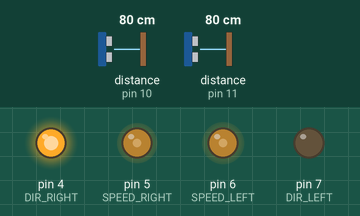
The sketch below on a simulated Arduino Uno, built with avr-gcc and run on an emulated ATmega328P. On the bench: output pins drawn as LEDs (lit = HIGH). Wiring (inferred from the names in the program): 2 × ultrasonic range finder: trigger pin 9, echo pin 10 / trigger pin 12, echo pin 11. Dashed ring = blinking. The test bench sets the inputs (shaded band); at power-on: distance to the obstacle (sensors on pin 10, pin 11) 80 cm. The echo pulse lasts 58.3 µs per cm; pins used as bus, display or sensor lines are not drawn; what the sketch prints to the serial monitor is not drawn.

Above: at 4.9 s.
5.0 s: distance to the obstacle (sensor on pin 10) set to 21 cm
10.1 s: distance to the obstacle (sensor on pin 10) set to 16 cm
At 13.24 s:
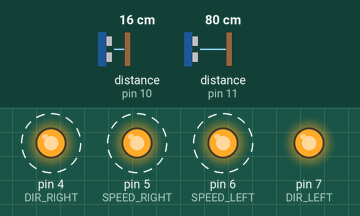
15.8 s: distance to the obstacle (sensor on pin 11) set to 21 cm
20.9 s: distance to the obstacle (sensor on pin 11) set to 17 cm
At 21.56 s:
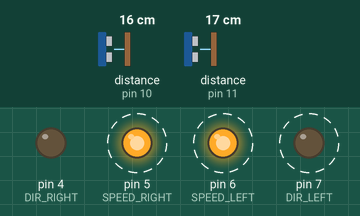
26.0 s: distance to the obstacle (sensor on pin 10) set to 35 cm
At 26.8 s:
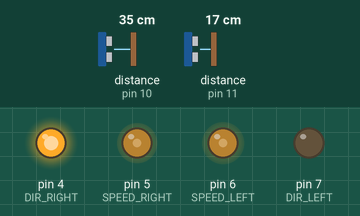
31.1 s: distance to the obstacle (sensor on pin 10) set to 2 cm
At 31.77 s:
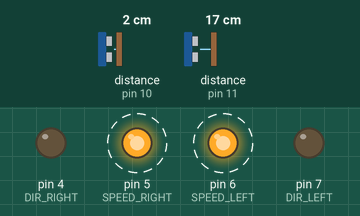
Timing chart, 0 to 37.2 s (numbered marks = the images above; inputs shaded):
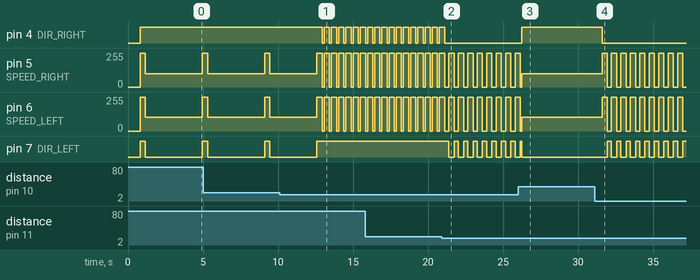

The sketch:

MoveAlgorithm.ino
```cpp
#define DIR_RIGHT 4
#define SPEED_RIGHT 5
#define DIR_LEFT 7
#define SPEED_LEFT 6

#define PIN_TRIG_1 9
#define PIN_ECHO_1 10

#define PIN_TRIG_2 12
#define PIN_ECHO_2 11

long duration_1, cm_1;
long duration_2, cm_2;

unsigned long lastTurnTime = 0;
int turnDuration = 1380;

void setup() {
  for(int i = 4; i <= 7; i++){
    pinMode(i, OUTPUT);
  }
  pinMode(PIN_TRIG_1, OUTPUT);
  pinMode(PIN_ECHO_1, INPUT);
  pinMode(PIN_TRIG_2, OUTPUT);
  pinMode(PIN_ECHO_2, INPUT);
  Serial.begin(9600);
}

void move(bool lforward, bool rforward, int lspeed, int rspeed){
  digitalWrite(DIR_RIGHT, rforward);
  digitalWrite(DIR_LEFT, lforward);
  analogWrite(SPEED_RIGHT, rspeed);
  analogWrite(SPEED_LEFT, lspeed);
}

void forward(int speed){
  move(false, true, speed * 1.02, speed);
}

void back(int speed){
  move(true, false, speed, speed);
}

void stop(){
  move(true, false, 0, 0);
}

void turn(bool left, int speed) {
  int quarterTurnDuration = turnDuration / 4;

  if (left) {
    move(true, true, speed, speed);
    analogWrite(SPEED_RIGHT, speed);
  } else {
    delay(200);
    move(false, false, speed, speed);
    analogWrite(SPEED_LEFT, speed);
  }

  delay(quarterTurnDuration); // Делаем четверть поворота

  while (millis() - lastTurnTime < 3 * quarterTurnDuration) {
  }

  stop();
}

void algo(int dist){
   if (cm_1 < dist && cm_2 < dist) { // Если оба расстояния меньше 10 см
    Serial.println("Расстояние меньше 20 см для обоих датчиков. Поворот направо.");
    turn(false, 255); // Поворот направо

  } else if (cm_1 < dist && cm_2 >= dist) { // Если расстояние спереди меньше 10 см, а слева больше 10 см
    Serial.println("Расстояние спереди меньше 20 см и слева больше 20 см. Поворот налево и движение вперед.");
    turn(true, 255); // Поворот налево

  } else if (cm_2 < dist && cm_1 >= dist) { // Если расстояние слева меньше 10 см, а спереди больше 10 см
    Serial.println("Расстояние слева меньше 20 см и спереди больше 20 см. Движение вперед.");
    forward(100); // Движение вперед

  } else if (cm_2 > dist && cm_1 > dist) { // Если оба расстояние больше 10
    Serial.println("Оба расстояния больше 20. Поворот налево.");
    delay(750);
    turn(true, 255); // Поворот налево
    forward(100);
    delay(3000);
  }
}

void loop() {
  digitalWrite(PIN_TRIG_1, LOW);
  delayMicroseconds(5);
  digitalWrite(PIN_TRIG_1, HIGH);
  delayMicroseconds(10);
  digitalWrite(PIN_TRIG_1, LOW);
  duration_1 = pulseIn(PIN_ECHO_1, HIGH);
  cm_1 = (duration_1 / 2) / 29.1;

  digitalWrite(PIN_TRIG_2, LOW);
  delayMicroseconds(5);
  digitalWrite(PIN_TRIG_2, HIGH);
  delayMicroseconds(10);
  digitalWrite(PIN_TRIG_2, LOW);
  duration_2 = pulseIn(PIN_ECHO_2, HIGH);
  cm_2 = (duration_2 / 2) / 29.1;

  Serial.print("Forward: ");
  Serial.print(cm_1);
  Serial.println(" см.");

  Serial.print("Left: ");
  Serial.print(cm_2);
  Serial.println(" см.");

  algo(18);
}
```

Measured:
- the behaviour switches between 19 and 18 cm on distance to the obstacle (sensor on pin 10) (found by bisection; images 0 and 1)
- the behaviour switches between 19 and 18 cm on distance to the obstacle (sensor on pin 11) (found by bisection; images 1 and 2)
- after the input at 10.1 s, pin 4 (DIR_RIGHT): alternates HIGH for 0.35 s and LOW for 0.14 s, starting after 2.8 s
- after the input at 20.9 s, pin 4 (DIR_RIGHT): goes on until 21.1 s, then stays LOW; pin 5 (SPEED_RIGHT), pin 6 (SPEED_LEFT): alternates 255/255 for 0.35 s and 0/255 for 0.29 s, starting after 0.49 s; pin 7 (DIR_LEFT): alternates HIGH for 0.29 s and LOW for 0.35 s, starting after 0.49 s
- after the input at 26.0 s, pin 4 (DIR_RIGHT): LOW → HIGH after 0.26 s
- after the input at 31.1 s, pin 4 (DIR_RIGHT): HIGH → LOW after 0.50 s; pin 5 (SPEED_RIGHT), pin 6 (SPEED_LEFT): alternates 255/255 for 0.35 s and 0/255 for 0.28 s, starting after 0.50 s; pin 7 (DIR_LEFT): alternates HIGH for 0.28 s and LOW for 0.35 s, starting after 0.85 s
